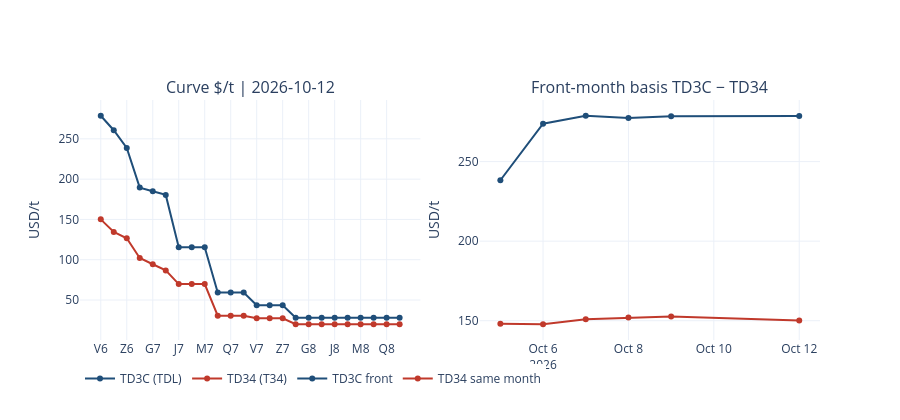
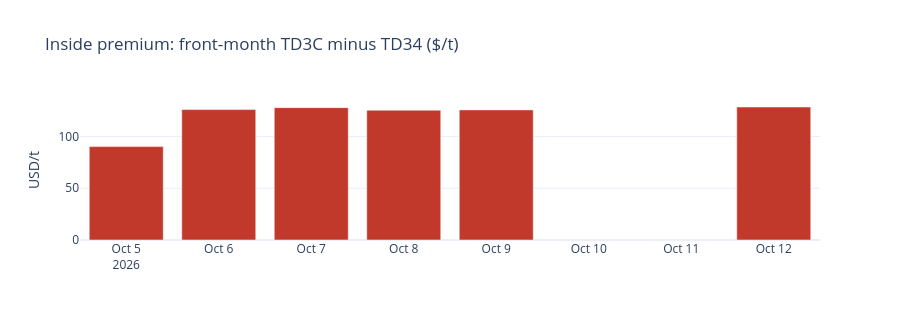

The code cell stored with these charts, in order, in its notebook:
### Markdown cell above
## Curve and Hormuz gap (TD3C − TD34)

Same delivery month: TD3C loads in the Gulf (Hormuz transit); TD34 loads in the Gulf of Oman (outside). Positive basis = market pricing an **inside premium** (or outside discount) in $/t.

### Code cell
fig = make_subplots(
    rows=1, cols=2,
    subplot_titles=(f"Curve $/t | {curve_day}", "Front-month basis TD3C − TD34"),
    horizontal_spacing=0.08,
)
fig.update_layout(template="plotly_white", height=420, legend=dict(orientation="h"))

fig.add_trace(go.Scatter(
    x=front3c["CONTRACT_CODE"], y=front3c["SETTLE_USD_T"],
    mode="lines+markers", name="TD3C (TDL)", line=dict(color="#1f4e79", width=2),
), 1, 1)
fig.add_trace(go.Scatter(
    x=front34["CONTRACT_CODE"], y=front34["SETTLE_USD_T"],
    mode="lines+markers", name="TD34 (T34)", line=dict(color="#c0392b", width=2),
), 1, 1)
fig.update_yaxes(title_text="USD/t", row=1, col=1)

# Front-month basis history on common sessions
rows = []
for d in common:
    a = front_n(tdl.loc[tdl["TRADE_DATE"] == d], 1, d)
    b = front_n(t34.loc[t34["TRADE_DATE"] == d], 1, d)
    if a.empty or b.empty:
        continue
    # Align on same contract month when possible
    m = a.iloc[0]["CONTRACT_MONTH"]
    b_same = t34.loc[(t34["TRADE_DATE"] == d) & (t34["CONTRACT_MONTH"] == m)]
    if b_same.empty:
        b_same = b
        m_label = f"{a.iloc[0]['STRIP']}/{b.iloc[0]['STRIP']}"
    else:
        m_label = a.iloc[0]["STRIP"]
    rows.append({
        "TRADE_DATE": d,
        "STRIP": m_label,
        "TD3C": float(a.iloc[0]["SETTLE_USD_T"]),
        "TD34": float(b_same.iloc[0]["SETTLE_USD_T"]),
    })
basis = pd.DataFrame(rows)
basis["GAP"] = basis["TD3C"] - basis["TD34"]

fig.add_trace(go.Scatter(x=basis["TRADE_DATE"], y=basis["TD3C"], name="TD3C front",
                         line=dict(color="#1f4e79")), 1, 2)
fig.add_trace(go.Scatter(x=basis["TRADE_DATE"], y=basis["TD34"], name="TD34 same month",
                         line=dict(color="#c0392b")), 1, 2)
fig.update_yaxes(title_text="USD/t", row=1, col=2)
fig.show()

fig2 = go.Figure()
fig2.add_trace(go.Bar(
    x=basis["TRADE_DATE"], y=basis["GAP"],
    marker_color=["#c0392b" if v > 0 else "#27ae60" for v in basis["GAP"]],
    name="TD3C − TD34",
))
fig2.update_layout(
    title="Inside premium: front-month TD3C minus TD34 ($/t)",
    template="plotly_white", height=320,
    yaxis_title="USD/t",
)
fig2.show()

last = basis.iloc[-1]
display(Markdown(
    f"On **{last['TRADE_DATE']}** ({last['STRIP']}): TD3C **{last['TD3C']:.2f}** vs TD34 **{last['TD34']:.2f}** "
    f"→ gap **{last['GAP']:+.2f} $/t**. "
    f"Mean gap since listing **{basis['GAP'].mean():+.2f}** (min {basis['GAP'].min():+.2f}, max {basis['GAP'].max():+.2f})."
))
basis

### Figure 1 — Plotly figure (JSON) as saved in the notebook; plotly's stock layout.template omitted (floating-point values rounded to 4 significant figures)
{"data": [{"line": {"color": "#1f4e79", "width": 2}, "mode": "lines+markers", "name": "TD3C (TDL)", "type": "scatter", "x": ["V6", "X6", "Z6", "F7", "G7", "H7", "J7", "K7", "M7", "N7", "Q7", "U7", "V7", "X7", "Z7", "F8", "G8", "H8", "J8", "K8", "M8", "N8", "Q8", "U8"], "xaxis": "x", "y": [278.7, 260.7, 238.6, 189.5, 185.0, 180.4, 115.4, 115.4, 115.4, 59.24, 59.24, 59.24, 43.58, 43.58, 43.58, 28.0, 28.0, 28.0, 28.0, 28.0, 28.0, 28.0, 28.0, 28.0], "yaxis": "y"}, {"line": {"color": "#c0392b", "width": 2}, "mode": "lines+markers", "name": "TD34 (T34)", "type": "scatter", "x": ["V6", "X6", "Z6", "F7", "G7", "H7", "J7", "K7", "M7", "N7", "Q7", "U7", "V7", "X7", "Z7", "F8", "G8", "H8", "J8", "K8", "M8", "N8", "Q8", "U8"], "xaxis": "x", "y": [150.1, 134.5, 126.6, 102.1, 94.38, 86.75, 69.75, 69.75, 69.75, 30.5, 30.5, 30.5, 27.25, 27.25, 27.25, 19.91, 19.91, 19.91, 19.91, 19.91, 19.91, 19.91, 19.91, 19.91], "yaxis": "y"}, {"line": {"color": "#1f4e79"}, "name": "TD3C front", "type": "scatter", "x": ["2026-10-05", "2026-10-06", "2026-10-07", "2026-10-08", "2026-10-09", "2026-10-12"], "xaxis": "x2", "y": [238.3, 273.8, 278.8, 277.5, 278.5, 278.7], "yaxis": "y2"}, {"line": {"color": "#c0392b"}, "name": "TD34 same month", "type": "scatter", "x": ["2026-10-05", "2026-10-06", "2026-10-07", "2026-10-08", "2026-10-09", "2026-10-12"], "xaxis": "x2", "y": [148.0, 147.8, 150.9, 152.0, 152.7, 150.1], "yaxis": "y2"}], "layout": {"annotations": [{"font": {"size": 16}, "showarrow": false, "text": "Curve $/t | 2026-10-12", "x": 0.23, "xanchor": "center", "xref": "paper", "y": 1, "yanchor": "bottom", "yref": "paper"}, {"font": {"size": 16}, "showarrow": false, "text": "Front-month basis TD3C − TD34", "x": 0.77, "xanchor": "center", "xref": "paper", "y": 1, "yanchor": "bottom", "yref": "paper"}], "height": 420, "legend": {"orientation": "h"}, "xaxis": {"anchor": "y", "domain": [0, 0.46]}, "xaxis2": {"anchor": "y2", "domain": [0.54, 1]}, "yaxis": {"anchor": "x", "domain": [0, 1], "title": {"text": "USD/t"}}, "yaxis2": {"anchor": "x2", "domain": [0, 1], "title": {"text": "USD/t"}}}}

### Figure 2 — Plotly figure (JSON) as saved in the notebook; plotly's stock layout.template omitted (floating-point values rounded to 4 significant figures)
{"data": [{"marker": {"color": ["#c0392b", "#c0392b", "#c0392b", "#c0392b", "#c0392b", "#c0392b"]}, "name": "TD3C − TD34", "type": "bar", "x": ["2026-10-05", "2026-10-06", "2026-10-07", "2026-10-08", "2026-10-09", "2026-10-12"], "y": [90.28, 126.0, 127.9, 125.4, 125.8, 128.6]}], "layout": {"height": 320, "title": {"text": "Inside premium: front-month TD3C minus TD34 ($/t)"}, "yaxis": {"title": {"text": "USD/t"}}}}
